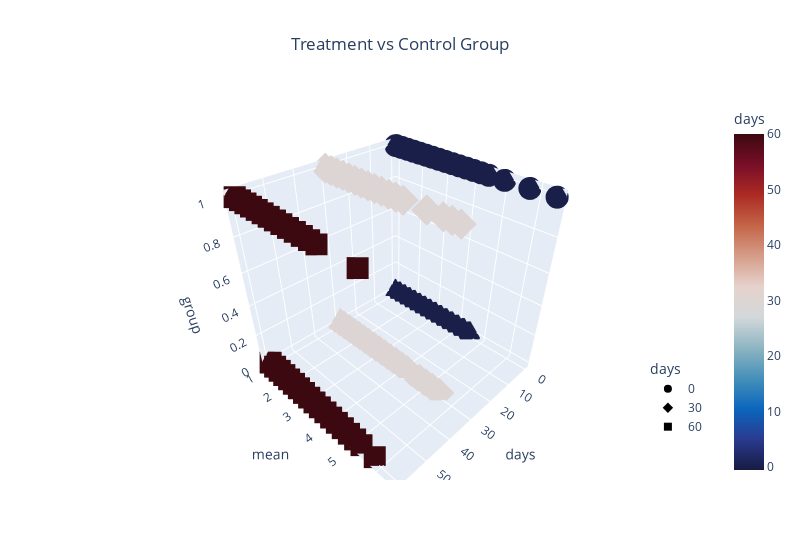

Here is the notebook cell this chart was saved with:
### Code cell
# visualize it

fig = px.scatter_3d(
    treat_Crtl_df,
    x="days",
    y="mean",
    z="group",
    hover_name ="days", 
    color="days",  
    color_continuous_scale=px.colors.diverging.balance,
    title = "Treatment vs Control Group",
    symbol="days",
    width=800,
)
fig.update_layout(legend=dict(x=0, y=1), legend_x = 0.9, legend_y = 0.1, title_x=0.5)
fig.show()

### Figure 1 — Plotly figure (JSON) as saved in the notebook; plotly's stock layout.template omitted (floating-point values rounded to 4 significant figures; data arrays with more than 128 entries replaced by an {"elided": "..."} marker saying what was removed)
{"data": [{"hovertemplate": "<b>%{hovertext}</b><br><br>days=%{marker.color}<br>mean=%{y}<br>group=%{z}<extra></extra>", "hovertext": {"elided": "623 int values"}, "legendgroup": "0", "marker": {"color": {"elided": "623 int values"}, "coloraxis": "coloraxis", "symbol": "circle"}, "mode": "markers", "name": "0", "scene": "scene", "showlegend": true, "type": "scatter3d", "x": {"elided": "623 int values"}, "y": {"elided": "623 float values"}, "z": {"elided": "623 int values"}}, {"hovertemplate": "<b>%{hovertext}</b><br><br>days=%{marker.color}<br>mean=%{y}<br>group=%{z}<extra></extra>", "hovertext": {"elided": "624 int values"}, "legendgroup": "30", "marker": {"color": {"elided": "624 int values"}, "coloraxis": "coloraxis", "symbol": "diamond"}, "mode": "markers", "name": "30", "scene": "scene", "showlegend": true, "type": "scatter3d", "x": {"elided": "624 int values"}, "y": {"elided": "624 float values"}, "z": {"elided": "624 int values"}}, {"hovertemplate": "<b>%{hovertext}</b><br><br>days=%{marker.color}<br>mean=%{y}<br>group=%{z}<extra></extra>", "hovertext": {"elided": "624 int values"}, "legendgroup": "60", "marker": {"color": {"elided": "624 int values"}, "coloraxis": "coloraxis", "symbol": "square"}, "mode": "markers", "name": "60", "scene": "scene", "showlegend": true, "type": "scatter3d", "x": {"elided": "624 int values"}, "y": {"elided": "624 float values"}, "z": {"elided": "624 int values"}}], "layout": {"coloraxis": {"colorbar": {"title": {"text": "days"}}, "colorscale": [[0, "rgb(23, 28, 66)"], [0.09091, "rgb(41, 58, 143)"], [0.1818, "rgb(11, 102, 189)"], [0.2727, "rgb(69, 144, 185)"], [0.3636, "rgb(142, 181, 194)"], [0.4545, "rgb(210, 216, 219)"], [0.5455, "rgb(230, 210, 204)"], [0.6364, "rgb(213, 157, 137)"], [0.7273, "rgb(196, 101, 72)"], [0.8182, "rgb(172, 43, 36)"], [0.9091, "rgb(120, 14, 40)"], [1, "rgb(60, 9, 17)"]]}, "legend": {"title": {"text": "days"}, "tracegroupgap": 0, "x": 0.9, "y": 0.1}, "scene": {"domain": {"x": [0, 1], "y": [0, 1]}, "xaxis": {"categoryarray": [0, 30, 60], "categoryorder": "array", "title": {"text": "days"}}, "yaxis": {"title": {"text": "mean"}}, "zaxis": {"title": {"text": "group"}}}, "title": {"text": "Treatment vs Control Group", "x": 0.5}, "width": 800}}
